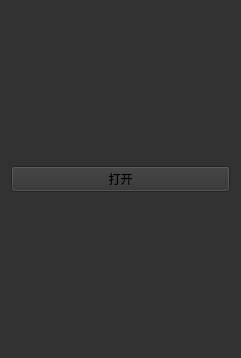
<?xml version="1.0" encoding="UTF-8"?>
<ui version="4.0">
 <class>CBitmapMaskClass</class>
 <widget class="QMainWindow" name="CBitmapMaskClass">
  <property name="geometry">
   <rect>
    <x>0</x>
    <y>0</y>
    <width>241</width>
    <height>358</height>
   </rect>
  </property>
  <property name="windowTitle">
   <string>CBitmapMask</string>
  </property>
  <property name="styleSheet">
   <string notr="true"> background-color: rgb(50,50,50);</string>
  </property>
  <widget class="QWidget" name="centralWidget">
   <layout class="QVBoxLayout" name="verticalLayout">
    <item>
     <widget class="QPushButton" name="pushButton">
      <property name="text">
       <string>打开</string>
      </property>
     </widget>
    </item>
   </layout>
  </widget>
  <widget class="QMenuBar" name="menuBar">
   <property name="geometry">
    <rect>
     <x>0</x>
     <y>0</y>
     <width>241</width>
     <height>20</height>
    </rect>
   </property>
  </widget>
 </widget>
 <layoutdefault spacing="6" margin="11"/>
 <resources>
  <include location="CBitmapMask.qrc"/>
 </resources>
 <connections/>
</ui>
